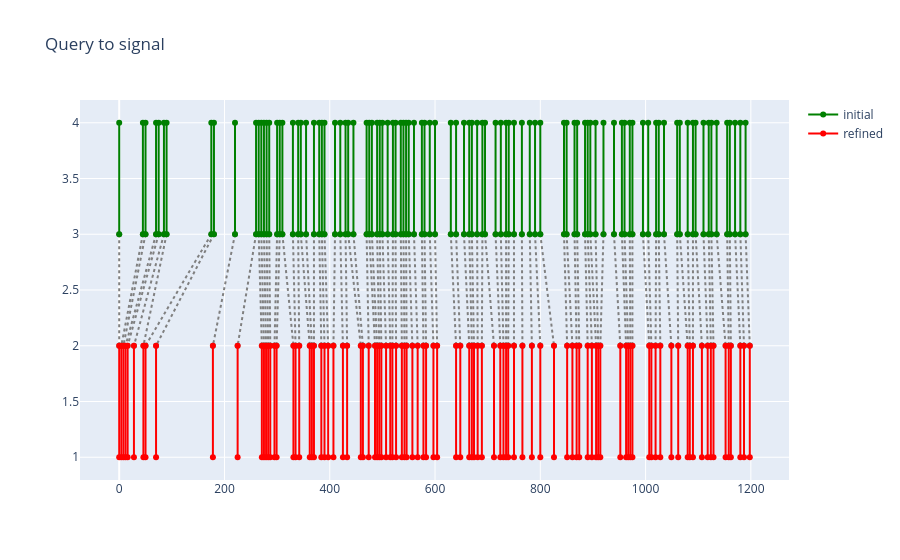
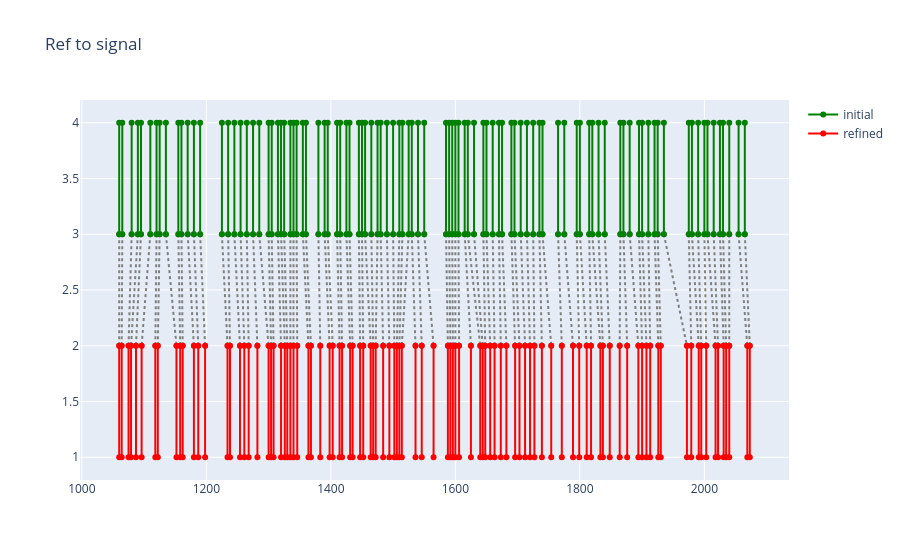

The code cell stored with these charts, in order, in its notebook:
### Code cell
plot_comparison(query_to_signal_initial, query_to_signal_refined, "Query to signal").show()
plot_comparison(ref_to_signal_initial, ref_to_signal_refined, "Ref to signal").show()
